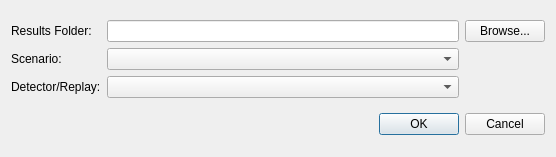
<?xml version="1.0" encoding="UTF-8"?>
<ui version="4.0">
 <class>dlgResults</class>
 <widget class="QDialog" name="dlgResults">
  <property name="geometry">
   <rect>
    <x>0</x>
    <y>0</y>
    <width>556</width>
    <height>157</height>
   </rect>
  </property>
  <property name="windowTitle">
   <string>Dialog</string>
  </property>
  <layout class="QGridLayout" name="gridLayout_2">
   <item row="0" column="0">
    <layout class="QGridLayout" name="gridLayout">
     <item row="0" column="0">
      <widget class="QLabel" name="label_3">
       <property name="text">
        <string>Results Folder:</string>
       </property>
      </widget>
     </item>
     <item row="0" column="1">
      <widget class="QLineEdit" name="txtDirectory"/>
     </item>
     <item row="0" column="2">
      <widget class="QPushButton" name="btnBrowse">
       <property name="text">
        <string>Browse...</string>
       </property>
      </widget>
     </item>
     <item row="1" column="0">
      <widget class="QLabel" name="label_4">
       <property name="text">
        <string>Scenario:</string>
       </property>
      </widget>
     </item>
     <item row="1" column="1">
      <widget class="QComboBox" name="cmbScenario"/>
     </item>
     <item row="2" column="0">
      <widget class="QLabel" name="label">
       <property name="text">
        <string>Detector/Replay:</string>
       </property>
      </widget>
     </item>
     <item row="2" column="1">
      <widget class="QComboBox" name="cmbDetector"/>
     </item>
    </layout>
   </item>
   <item row="1" column="0">
    <widget class="QDialogButtonBox" name="buttonBox">
     <property name="orientation">
      <enum>Qt::Horizontal</enum>
     </property>
     <property name="standardButtons">
      <set>QDialogButtonBox::Cancel|QDialogButtonBox::Ok</set>
     </property>
    </widget>
   </item>
  </layout>
 </widget>
 <resources/>
 <connections>
  <connection>
   <sender>buttonBox</sender>
   <signal>accepted()</signal>
   <receiver>dlgResults</receiver>
   <slot>accept()</slot>
   <hints>
    <hint type="sourcelabel">
     <x>248</x>
     <y>254</y>
    </hint>
    <hint type="destinationlabel">
     <x>157</x>
     <y>274</y>
    </hint>
   </hints>
  </connection>
  <connection>
   <sender>buttonBox</sender>
   <signal>rejected()</signal>
   <receiver>dlgResults</receiver>
   <slot>reject()</slot>
   <hints>
    <hint type="sourcelabel">
     <x>316</x>
     <y>260</y>
    </hint>
    <hint type="destinationlabel">
     <x>286</x>
     <y>274</y>
    </hint>
   </hints>
  </connection>
 </connections>
</ui>
